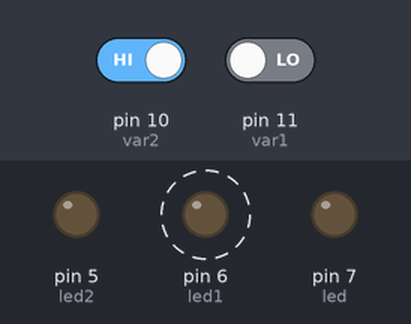
Bench run of a sketch on a simulated Arduino Uno, built with avr-gcc and run on an emulated ATmega328P. Shown: output pins drawn as LEDs (lit = HIGH). Dashed ring = blinking. Inputs (shaded band) come from the test bench; at power-on: pin 10 (var2) HIGH, pin 11 (var1) LOW.

Above: at 1.8 s.
1.9 s: pin 10 (var2) driven LOW
At 2.6 s:
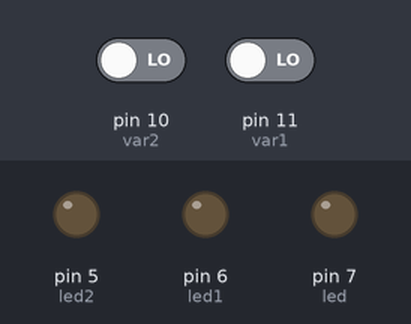
3.4 s: pin 11 (var1) driven HIGH
At 4.6 s:
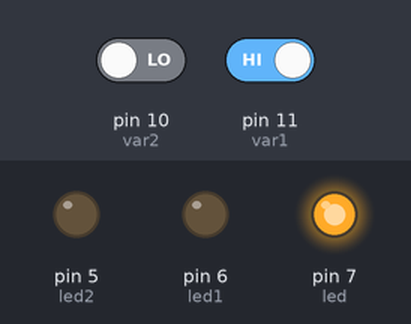
13.1 s: pin 10 (var2) driven HIGH
At 14.6 s:
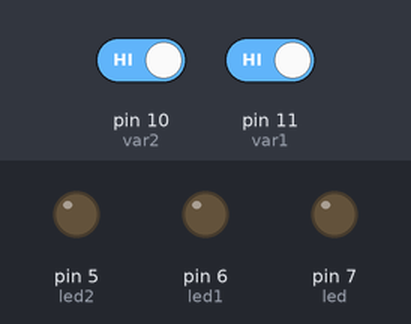
14.9 s: pin 11 (var1) driven LOW
At 15.3 s:
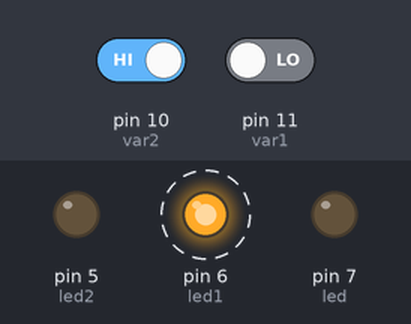
Timing chart, 0 to 19.9 s (numbered marks = the images above; inputs shaded):
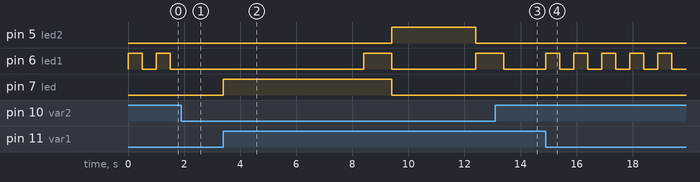

The sketch:

Actividad_3_-_Semaforo_1.ino
```cpp
// Microcontroladores - 2674489
// Actividad 3
// Anderson Cepeda Sandoval y Juan Sebastian Guanumen

bool var1 = 11;
bool var2 = 10;
bool var3 = 9;

int led = 7;
int led1 = 6;
int led2 = 5;

void setup() {
  pinMode(var1, INPUT);
  pinMode(var2, INPUT);
  pinMode(var3, INPUT);
  pinMode(led, OUTPUT);
  pinMode (led1, OUTPUT);
  pinMode (led2, OUTPUT);

}

void loop()

{

  if (digitalRead(11) == HIGH && digitalRead(10)== LOW){

  digitalWrite(led, HIGH);
  delay (5000);
  digitalWrite(led, LOW);

  digitalWrite(led, HIGH);
  digitalWrite(led1, HIGH);
  delay (1000);
  digitalWrite(led, LOW);
  digitalWrite(led1, LOW);

  digitalWrite(led2, HIGH);
  delay (3000);
  digitalWrite(led2, LOW);

  digitalWrite(led1, HIGH);
  delay (1000);
   digitalWrite(led1, LOW);
 }

  if (digitalRead(11)== LOW && digitalRead(10)== HIGH){
   digitalWrite(led1, HIGH);
   delay (500);
   digitalWrite(led1, LOW);
   delay (500);

  }

  if (digitalRead(11)== HIGH && digitalRead(10)== HIGH){

    digitalWrite(led, LOW);
    digitalWrite(led1, LOW);
    digitalWrite(led2, LOW);
  }

 }
```

Measured:
- after the input at 1.9 s, pin 6 (led1): stays LOW (without the input it goes to HIGH after 0.10 s)
- after the input at 3.4 s, pin 5 (led2): LOW → HIGH after 6.0 s, → LOW 3.0 s later; pin 6 (led1): LOW → HIGH after 5.0 s, → LOW 1.0 s later, → HIGH 3.0 s later; pin 7 (led): LOW → HIGH at once, → LOW 6.0 s later
- after the input at 13.1 s, pin 7 (led): stays LOW (without the input it goes to HIGH after 0.30 s)
- after the input at 14.9 s, pin 6 (led1): alternates HIGH for 0.50 s and LOW for 0.50 s, starting at once
- by itself, pin 6 (led1): alternates HIGH for 0.50 s and LOW for 0.50 s
